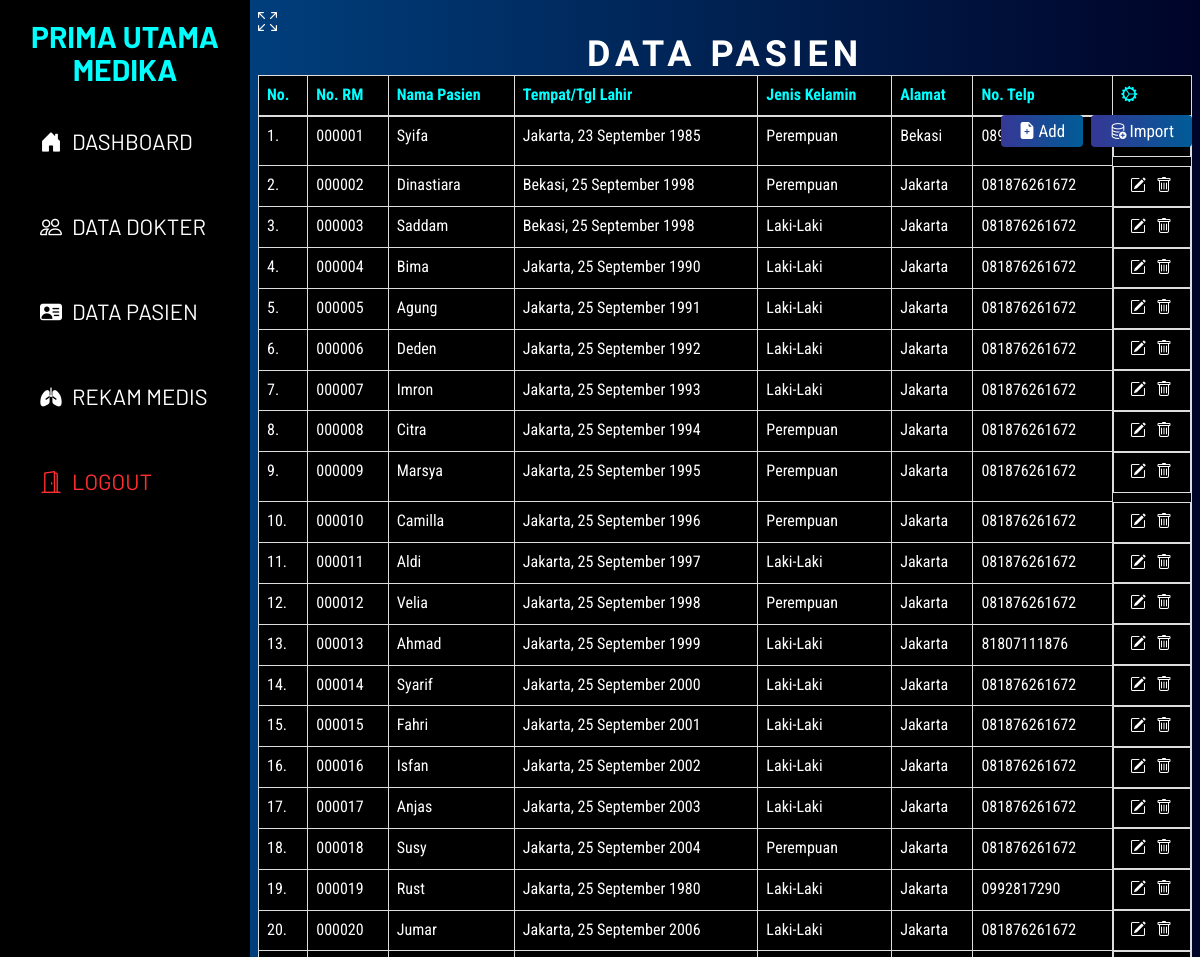
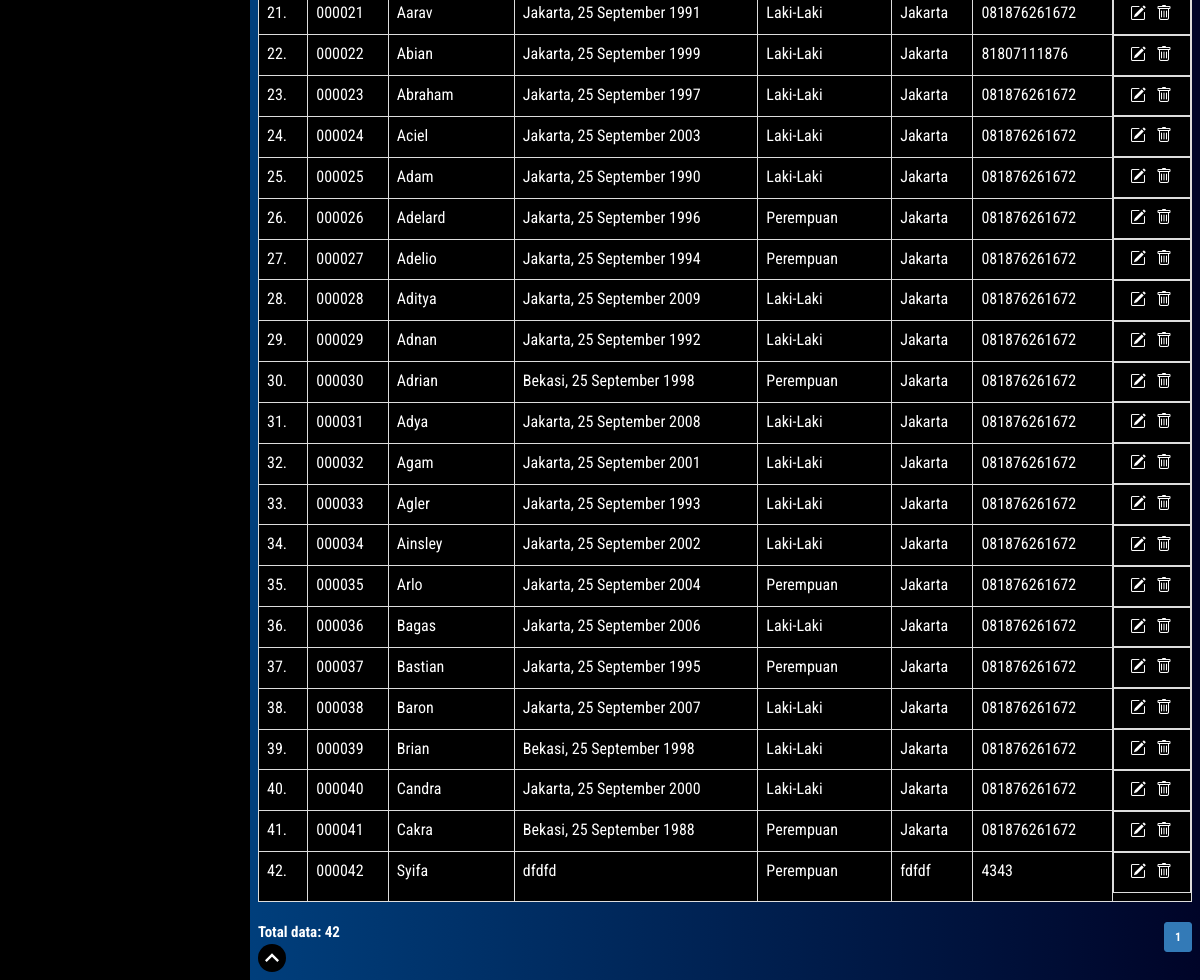
The page /pasien/data.php (signed in) on the database its author committed (2 pictures, top to bottom).
### tables this page shows
CREATE TABLE `pasien` (
  `id_pasien` varchar(100) NOT NULL,
  `no_rm` varchar(100) NOT NULL,
  `nama_pasien` varchar(100) NOT NULL,
  `ttl` varchar(100) NOT NULL,
  `jenis_kelamin` enum('Laki-Laki','Perempuan') NOT NULL,
  `alamat` varchar(100) NOT NULL,
  `no_telp` varchar(100) NOT NULL
);

### pasien/data.php (the view, shortened to what this page needs)
<?php include_once('../_header.php') ?>
<!DOCTYPE html>
<html lang="en">
<head>
</head>
<body>
    <div class="row header">
        <div class="col-12">
            <div class="fullscreen">
                <a href="#menu-toggle" id="menu-toggle" data-toggle="tooltip" data-placement="right" title="Fullscreen"><i class="bi bi-arrows-fullscreen"></i></i></a>
            </div>
            <h1 class="brand">DATA PASIEN</h1>
        </div>
    </div>
    <div class="row content">
        <div class="col-12">
            <div class="right">
                <a href="add.php" class="btn add" data-toggle="tooltip" data-placement="top" title="Klik untuk menambahkan data pasien"><i class="bi bi-file-earmark-plus-fill"></i>Add</a>
                <a href="import.php" class="btn import" data-toggle="tooltip" data-placement="top" title="Klik untuk mengimpor data pasien dari excel"><i class="bi bi-database-add"></i>Import</a>
            </div>
            <div class="table-responsive">
                <table class="table table-bordered" id="myTable">
                    <thead>
                        <tr>
                            <th>No.</th>
                            <th>No. RM</th>
                            <th>Nama Pasien</th>
                            <th>Tempat/Tgl Lahir</th>
                            <th>Jenis Kelamin</th>
                            <th>Alamat</th>
                            <th>No. Telp</th>
                            <th><i class="bi bi-gear-wide-connected"></i></th>
                        </tr>
                    </thead>
                    <tbody>
                        <?php
                        $batas = 100;
                        $hal = @$_GET['hal'];
                        if (empty($hal)) {
                            $posisi = 0;
                            $hal = 1;
                        } else {
                            $posisi = ($hal - 1) * $batas;
                        }
                        $no = 1;
                        if ($_SERVER['REQUEST_METHOD'] == "POST") {
                            $pencarian = trim(mysqli_real_escape_string($connect, $_POST['pencarian']));
                            if ($pencarian != '') {
                                $sql = "SELECT * FROM pasien ORDER BY no_rm ASC";
                                $query = $sql;
                                $queryJml = $sql;
                            } else {
                                $query = "SELECT * FROM pasien ORDER BY no_rm ASC LIMIT $posisi, $batas";
                                $queryJml = "SELECT * FROM pasien ORDER BY no_rm ASC";
                                $no = $posisi + 1;
                            }
                        } else {
                            $query = "SELECT * FROM pasien ORDER BY no_rm ASC LIMIT $posisi, $batas";
                            $queryJml = "SELECT * FROM pasien ORDER BY no_rm ASC";
                            $no = $posisi + 1;
                        }
                        $sql_pasien = mysqli_query($connect, $query) or die(mysqli_error($connect));
                        if (mysqli_num_rows($sql_pasien) > 0) {
                            while ($data = mysqli_fetch_array($sql_pasien)) { ?>
                                <tr>
                                    <td><?= $no++ ?>.</td>
                                    <td><?= $data['no_rm']; ?></td>
                                    <td><?= $data['nama_pasien']; ?></td>
                                    <td><?= $data['ttl']; ?></td>
                                    <td><?= $data['jenis_kelamin']; ?></td>
                                    <td><?= $data['alamat']; ?></td>
                                    <td><?= $data['no_telp']; ?></td>
                                    <td class="center">
                                        <a href="edit.php?id=<?= $data['id_pasien'] ?>" id="edit" data-toggle="tooltip" data-placement="top" title="Klik untuk edit data" onclick="return confirm('Apakah anda yakin ingin edit data ini?')"><i class="bi bi-pencil-square"></i></a>
                                        <a href="delete.php?id=<?= $data['id_pasien'] ?>" id="delete" data-toggle="tooltip" data-placement="top" title="Klik untuk delete data" onclick="return confirm('Apakah anda yakin ingin delete data ini?')"><i class="bi bi-trash"></i></a>
                                    </td>
                                </tr>
                        <?php
                            }
                        }
                        ?>
                    </tbody>
                </table>
            </div>
            <?php
            if (@$_POST['pencarian'] == '') { ?>
                <div class="all-data" style="font-weight: bold;">
                    <?php
                    $jml = mysqli_num_rows(mysqli_query($connect, $queryJml));
                    echo "Total data: $jml";
                    ?>
                </div>
                <div style="float: right; margin: 0; padding: 0;">
                    <ul class="pagination pagination-sm" style="padding: 0; margin: 0; font-family: 'Roboto Condensed', sans-serif; font-weight: bold;">
                        <?php
                        $jml_hal = ceil($jml / $batas);
                        for ($i = 1; $i <= $jml_hal; $i++) {
                            if ($i != $hal) {
                                echo "<li><a href=\"?hal=$i\">$i</a></li>";
                            } else {
                                echo "<li class=\"active\"><a>$i</a></li>";
                            }
                        }
                        ?>
                    </ul>
                </div>
            <?php
            }
            ?>
        </div>
        <div class="scroll-menu">
            <a href="#" class="scroll" data-toggle="tooltip" data-placement="right" title="Back to the top"></a>
        </div>
    </div>
</body>
</html>
<?php include_once('../_footer.php') ?>

### _header.php (style rules this page uses)
i { padding-right: 10px; }

### pasien/data.php (style rules this page uses)
body { background: #000428; background: -webkit-linear-gradient(to right, #004e92, #000428); background: linear-gradient(to right, #004e92, #000428); color: rgb(255, 255, 255); }
.brand { display: flex; justify-content: center; font-family: 'Agdasima', sans-serif; font-weight: bold; letter-spacing: 5px; margin: 0; padding: 0; }
.fullscreen { display: flex; justify-content: flex-start; width: 19px; transition: transform 0.5s; }
.fullscreen i { font-size: 19px; color: white; }
.content { font-family: 'Roboto Condensed', sans-serif; margin-top: 0; padding: 0; }
.content .right { position: absolute; right: 8px; top: 115px; z-index: 1; }
.content .right .add { color: white; border: 0px; font-size: 17px; padding: 4px 18px 4px 18px; margin-right: 5px; background: #005C97; background: -webkit-linear-gradient(to right, #363795, #005C97); background: linear-gradient(to right, #363795, #005C97); }
.content .right .add i { padding: 0 3px 0 0; }
.content .right .import { color: white; border: 0px; font-size: 17px; padding: 4px 18px 4px 18px; background: #005C97; background: -webkit-linear-gradient(to right, #363795, #005C97); background: linear-gradient(to right, #363795, #005C97); }
.content .right .import i { padding: 0 3px 0 0; }
table * { background-color: black; color: white; text-align: justify; font-size: 16px; }
table thead * { text-align: start; color: rgb(0, 255, 255); }
.table tr .center { display: flex; justify-content: center; padding-right: 0; }
table tr .center #edit, table tr .center #delete { color: white; }
html { scroll-behavior: smooth; }
.scroll-menu { display: flex; justify-content: flex-start; margin: 22px 0 0 0; padding: 0; }
.scroll { width: 28px; height: 28px; cursor: pointer; border-radius: 50%; transition: transform 0.5s; }
.all-data { float: left; padding: 0; margin: 0; font-size: 15px; font-family: 'Roboto Condensed', sans-serif; }

### rows shown on the page
pasien: no_rm "000001", nama_pasien "Syifa", ttl "Jakarta, 23 September 1985", jenis_kelamin "Perempuan", alamat "Bekasi", no_telp "0897661890"
pasien: no_rm "000002", nama_pasien "Dinastiara", ttl "Bekasi, 25 September 1998", jenis_kelamin "Perempuan", alamat "Jakarta", no_telp "081876261672"
pasien: no_rm "000003", nama_pasien "Saddam", ttl "Bekasi, 25 September 1998", jenis_kelamin "Laki-Laki", alamat "Jakarta", no_telp "081876261672"
pasien: no_rm "000004", nama_pasien "Bima", ttl "Jakarta, 25 September 1990", jenis_kelamin "Laki-Laki", alamat "Jakarta", no_telp "081876261672"
pasien: no_rm "000005", nama_pasien "Agung", ttl "Jakarta, 25 September 1991", jenis_kelamin "Laki-Laki", alamat "Jakarta", no_telp "081876261672"
pasien: no_rm "000006", nama_pasien "Deden", ttl "Jakarta, 25 September 1992", jenis_kelamin "Laki-Laki", alamat "Jakarta", no_telp "081876261672"
pasien: no_rm "000007", nama_pasien "Imron", ttl "Jakarta, 25 September 1993", jenis_kelamin "Laki-Laki", alamat "Jakarta", no_telp "081876261672"
pasien: no_rm "000008", nama_pasien "Citra", ttl "Jakarta, 25 September 1994", jenis_kelamin "Perempuan", alamat "Jakarta", no_telp "081876261672"
pasien: no_rm "000009", nama_pasien "Marsya", ttl "Jakarta, 25 September 1995", jenis_kelamin "Perempuan", alamat "Jakarta", no_telp "081876261672"
pasien: no_rm "000010", nama_pasien "Camilla", ttl "Jakarta, 25 September 1996", jenis_kelamin "Perempuan", alamat "Jakarta", no_telp "081876261672"
pasien: no_rm "000011", nama_pasien "Aldi", ttl "Jakarta, 25 September 1997", jenis_kelamin "Laki-Laki", alamat "Jakarta", no_telp "081876261672"
pasien: no_rm "000012", nama_pasien "Velia", ttl "Jakarta, 25 September 1998", jenis_kelamin "Perempuan", alamat "Jakarta", no_telp "081876261672"
pasien: no_rm "000013", nama_pasien "Ahmad", ttl "Jakarta, 25 September 1999", jenis_kelamin "Laki-Laki", alamat "Jakarta", no_telp "81807111876"
pasien: no_rm "000014", nama_pasien "Syarif", ttl "Jakarta, 25 September 2000", jenis_kelamin "Laki-Laki", alamat "Jakarta", no_telp "081876261672"
pasien: no_rm "000015", nama_pasien "Fahri", ttl "Jakarta, 25 September 2001", jenis_kelamin "Laki-Laki", alamat "Jakarta", no_telp "081876261672"
pasien: no_rm "000016", nama_pasien "Isfan", ttl "Jakarta, 25 September 2002", jenis_kelamin "Laki-Laki", alamat "Jakarta", no_telp "081876261672"
pasien: no_rm "000017", nama_pasien "Anjas", ttl "Jakarta, 25 September 2003", jenis_kelamin "Laki-Laki", alamat "Jakarta", no_telp "081876261672"
pasien: no_rm "000018", nama_pasien "Susy", ttl "Jakarta, 25 September 2004", jenis_kelamin "Perempuan", alamat "Jakarta", no_telp "081876261672"
pasien: no_rm "000019", nama_pasien "Rust", ttl "Jakarta, 25 September 1980", jenis_kelamin "Laki-Laki", alamat "Jakarta", no_telp "0992817290"
pasien: no_rm "000020", nama_pasien "Jumar", ttl "Jakarta, 25 September 2006", jenis_kelamin "Laki-Laki", alamat "Jakarta", no_telp "081876261672"
pasien: no_rm "000021", nama_pasien "Aarav", ttl "Jakarta, 25 September 1991", jenis_kelamin "Laki-Laki", alamat "Jakarta", no_telp "081876261672"
pasien: no_rm "000022", nama_pasien "Abian", ttl "Jakarta, 25 September 1999", jenis_kelamin "Laki-Laki", alamat "Jakarta", no_telp "81807111876"
pasien: no_rm "000023", nama_pasien "Abraham", ttl "Jakarta, 25 September 1997", jenis_kelamin "Laki-Laki", alamat "Jakarta", no_telp "081876261672"
pasien: no_rm "000024", nama_pasien "Aciel", ttl "Jakarta, 25 September 2003", jenis_kelamin "Laki-Laki", alamat "Jakarta", no_telp "081876261672"
pasien: no_rm "000025", nama_pasien "Adam", ttl "Jakarta, 25 September 1990", jenis_kelamin "Laki-Laki", alamat "Jakarta", no_telp "081876261672"
pasien: no_rm "000026", nama_pasien "Adelard", ttl "Jakarta, 25 September 1996", jenis_kelamin "Perempuan", alamat "Jakarta", no_telp "081876261672"
pasien: no_rm "000027", nama_pasien "Adelio", ttl "Jakarta, 25 September 1994", jenis_kelamin "Perempuan", alamat "Jakarta", no_telp "081876261672"
pasien: no_rm "000028", nama_pasien "Aditya", ttl "Jakarta, 25 September 2009", jenis_kelamin "Laki-Laki", alamat "Jakarta", no_telp "081876261672"
pasien: no_rm "000029", nama_pasien "Adnan", ttl "Jakarta, 25 September 1992", jenis_kelamin "Laki-Laki", alamat "Jakarta", no_telp "081876261672"
pasien: no_rm "000030", nama_pasien "Adrian", ttl "Bekasi, 25 September 1998", jenis_kelamin "Perempuan", alamat "Jakarta", no_telp "081876261672"
pasien: no_rm "000031", nama_pasien "Adya", ttl "Jakarta, 25 September 2008", jenis_kelamin "Laki-Laki", alamat "Jakarta", no_telp "081876261672"
pasien: no_rm "000032", nama_pasien "Agam", ttl "Jakarta, 25 September 2001", jenis_kelamin "Laki-Laki", alamat "Jakarta", no_telp "081876261672"
pasien: no_rm "000033", nama_pasien "Agler", ttl "Jakarta, 25 September 1993", jenis_kelamin "Laki-Laki", alamat "Jakarta", no_telp "081876261672"
pasien: no_rm "000034", nama_pasien "Ainsley", ttl "Jakarta, 25 September 2002", jenis_kelamin "Laki-Laki", alamat "Jakarta", no_telp "081876261672"
pasien: no_rm "000035", nama_pasien "Arlo", ttl "Jakarta, 25 September 2004", jenis_kelamin "Perempuan", alamat "Jakarta", no_telp "081876261672"
pasien: no_rm "000036", nama_pasien "Bagas", ttl "Jakarta, 25 September 2006", jenis_kelamin "Laki-Laki", alamat "Jakarta", no_telp "081876261672"
pasien: no_rm "000037", nama_pasien "Bastian", ttl "Jakarta, 25 September 1995", jenis_kelamin "Perempuan", alamat "Jakarta", no_telp "081876261672"
pasien: no_rm "000038", nama_pasien "Baron", ttl "Jakarta, 25 September 2007", jenis_kelamin "Laki-Laki", alamat "Jakarta", no_telp "081876261672"
pasien: no_rm "000039", nama_pasien "Brian", ttl "Bekasi, 25 September 1998", jenis_kelamin "Laki-Laki", alamat "Jakarta", no_telp "081876261672"
pasien: no_rm "000040", nama_pasien "Candra", ttl "Jakarta, 25 September 2000", jenis_kelamin "Laki-Laki", alamat "Jakarta", no_telp "081876261672"
pasien: no_rm "000041", nama_pasien "Cakra", ttl "Bekasi, 25 September 1988", jenis_kelamin "Perempuan", alamat "Jakarta", no_telp "081876261672"
pasien: no_rm "000042", nama_pasien "Syifa", ttl "dfdfd", jenis_kelamin "Perempuan", alamat "fdfdf", no_telp "4343"

### other values the page prints
$jml "42"
